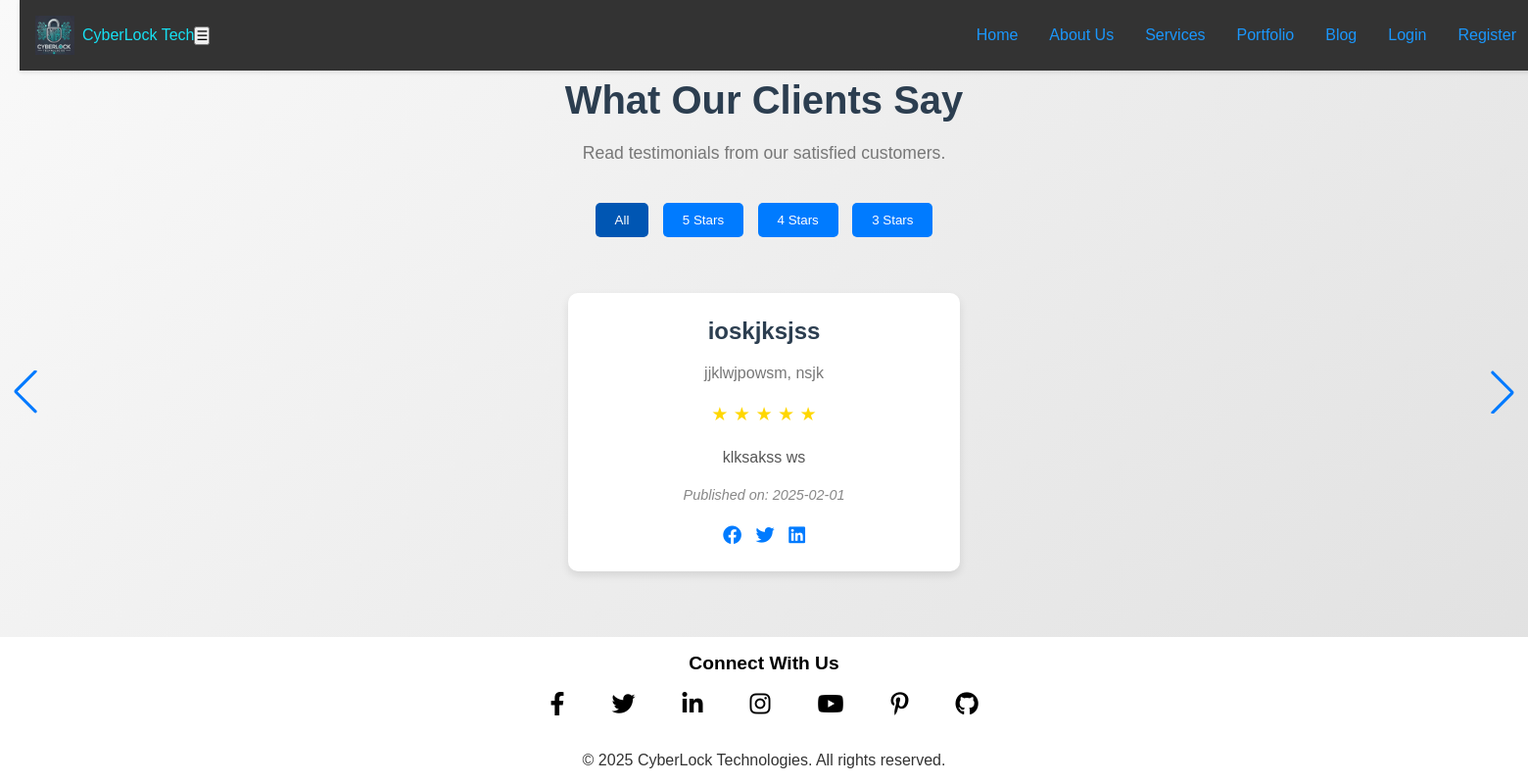
/testimonials/, run on an earlier commit of the app's database.
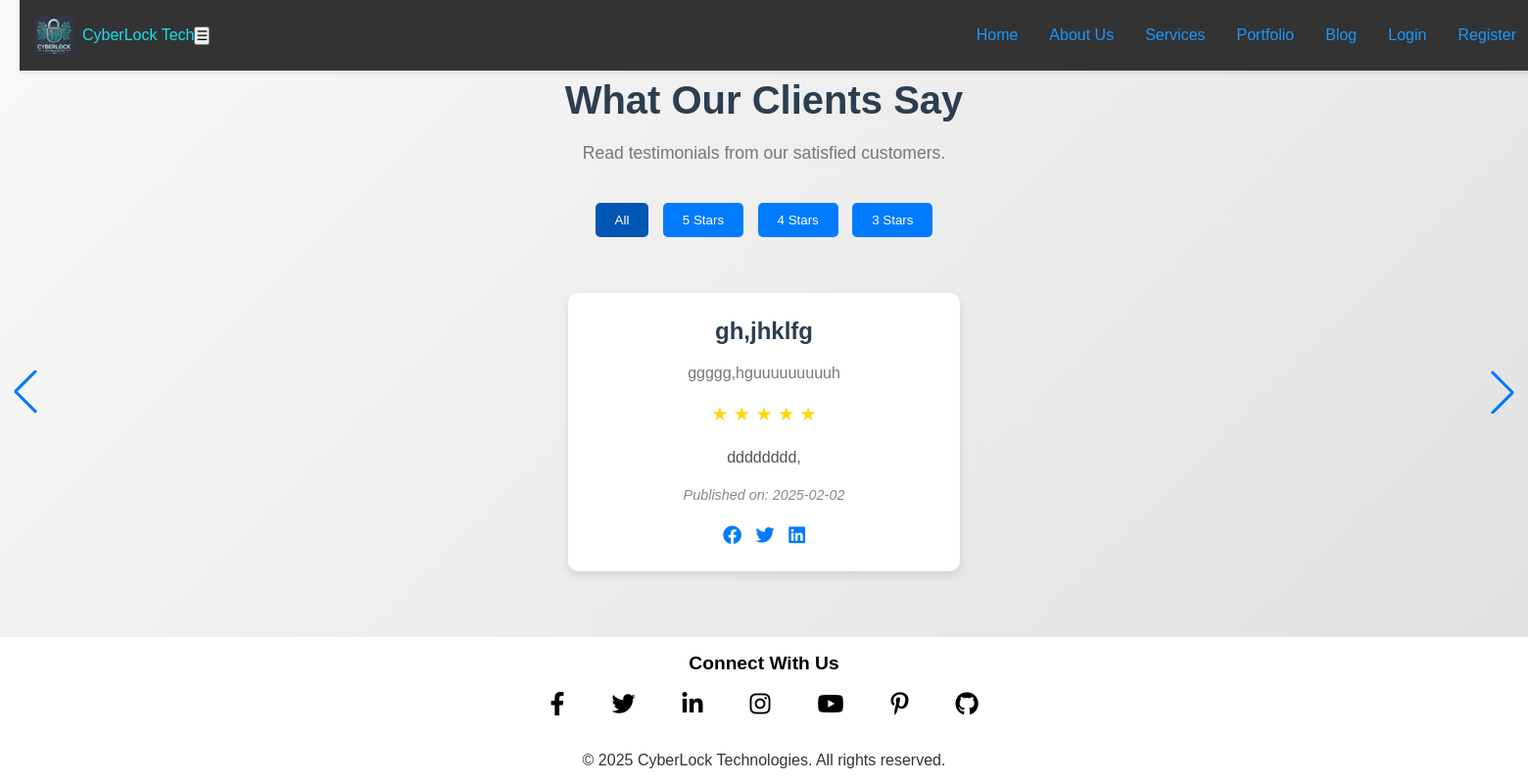
And on a later commit of the database.
### coreapp/models.py (models this page shows, shortened)
class Testimonial(models.Model):
    name = models.CharField(max_length=100)
    company = models.CharField(max_length=100, blank=True)
    feedback = models.TextField()
    rating = models.PositiveIntegerField()  # Rating from 1 to 5
    profile_picture = models.ImageField(upload_to='testimonial_pictures/', blank=True)
    published_date = models.DateField(auto_now_add=True)
    class Meta:
        ordering = ['-published_date']
        verbose_name = "Testimonial"
        verbose_name_plural = "Testimonials"

### coreapp/views.py (the view)
# urls.py: path('testimonials/', views.testimonial_list, name='testimonial_list'),
def testimonial_list(request):
    testimonials = Testimonial.objects.all()
    return render(request, 'testimonial_list.html', {'testimonials': testimonials})

### templates/testimonial_list.html (shortened to what this page needs)
{% extends 'base.html' %}
{% load static %}
{% block content %}
<!DOCTYPE html>
<html lang="en">
<head>
    <link rel="stylesheet" href="https://cdnjs.cloudflare.com/ajax/libs/font-awesome/6.0.0/css/all.min.css">
    <link rel="stylesheet" href="{% static 'css/testimonials_list.css' %}">
    <link rel="stylesheet" href="https://unpkg.com/swiper/swiper-bundle.min.css">
</head>
<body>
    <header class="page-header">
        <h1>What Our Clients Say</h1>
        <p>Read testimonials from our satisfied customers.</p>
    </header>
    <div class="filters">
        <button class="filter-btn active" data-filter="all">All</button>
        <button class="filter-btn" data-filter="5">5 Stars</button>
        <button class="filter-btn" data-filter="4">4 Stars</button>
        <button class="filter-btn" data-filter="3">3 Stars</button>
    </div>
    <div class="swiper-container">
        <div class="swiper-wrapper">
            {% for testimonial in testimonials %}
            <div class="swiper-slide">
                <div class="testimonial" data-rating="{{ testimonial.rating }}">
                    <h3>{{ testimonial.name|safe }}</h3>
                    {% if testimonial.company %}
                    <p class="company">{{ testimonial.company|safe }}</p>
                    {% endif %}
                    <div class="rating">
                        {% for i in "12345" %}
                            {% if i|slice:":1" <= testimonial.rating|stringformat:"i" %}
                            ★
                            {% else %}
                            ☆
                            {% endif %}
                        {% endfor %}
                    </div>
                    <p class="feedback">{{ testimonial.feedback|safe }}</p>
                    <p class="published-date"><em>Published on: {{ testimonial.published_date|safe }}</em></p>
                    <div class="social-share">
                        <a href="#" aria-label="Share on Facebook"><i class="fab fa-facebook"></i></a>
                        <a href="#" aria-label="Share on Twitter"><i class="fab fa-twitter"></i></a>
                        <a href="#" aria-label="Share on LinkedIn"><i class="fab fa-linkedin"></i></a>
                    </div>
                </div>
            </div>
            {% empty %}
            <div class="swiper-slide">
                <p>No testimonials available.</p>
            </div>
            {% endfor %}
        </div>
        <div class="swiper-pagination"></div>
        <div class="swiper-button-next"></div>
        <div class="swiper-button-prev"></div>
    </div>
    <div class="cta-section">
    <p class="cta-text">Have feedback? Share your experience with us!</p>
    <a href="{% url 'submit_testimonial' %}" class="cta-btn">Submit Your Testimonial</a>
</div>
</body>
</html>
{% endblock %}

What changed in the data, as far as the page shows it:
no longer on this page (row unchanged): Testimonial: name "ioskjksjss", company "jjklwjpowsm, nsjk", rating 5 (drawn), feedback "klksakss ws", published_date "2025-02-01"
added Testimonial: name "gh,jhklfg", company "ggggg,hguuuuuuuuuh", rating 5 (drawn), feedback "dddddddd,", published_date "2025-02-02"
